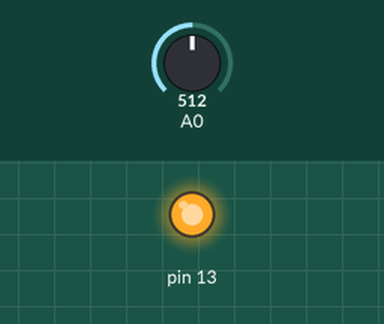
This sketch was run on a simulated Arduino Uno, built with avr-gcc and run on an emulated ATmega328P. On the bench: output pins drawn as LEDs (lit = HIGH). The test bench sets the inputs (shaded band); at power-on: A0 = 512.

Above: at 1.2 s.
1.3 s: A0 set to 136
2.8 s: A0 set to 122
At 3.4 s:
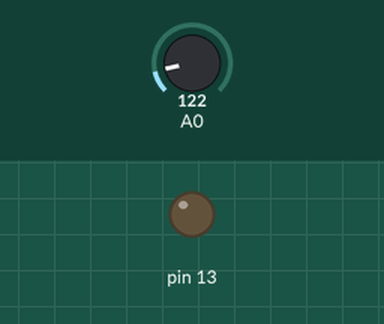
4.3 s: A0 set to 306
At 4.7 s:
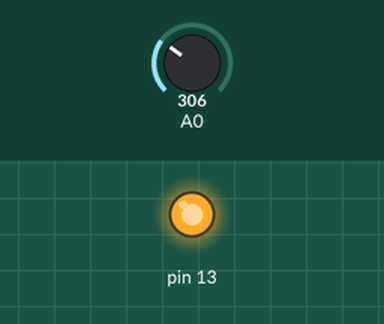
5.8 s: A0 set to 0
At 7.2 s:
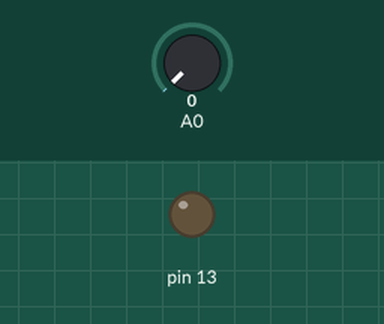
Timing chart, 0 to 8.3 s (numbered marks = the images above; inputs shaded):
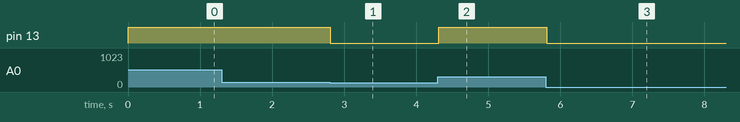

Measured:
- the behaviour switches between 128 and 127 on A0 (found by bisection; images 0 and 1)
- after the input at 1.3 s, every drawn part: stays the same
- after the input at 2.8 s, pin 13: HIGH → LOW at once
- after the input at 4.3 s, pin 13: LOW → HIGH at once
- after the input at 5.8 s, pin 13: HIGH → LOW at once

The sketch:

qwer.ino
```cpp
void setup() {
  pinMode(13, OUTPUT);
  pinMode(A0, INPUT);
}
void loop() {
  analogWrite(13, analogRead(A0));
  delay(50);
}
```
